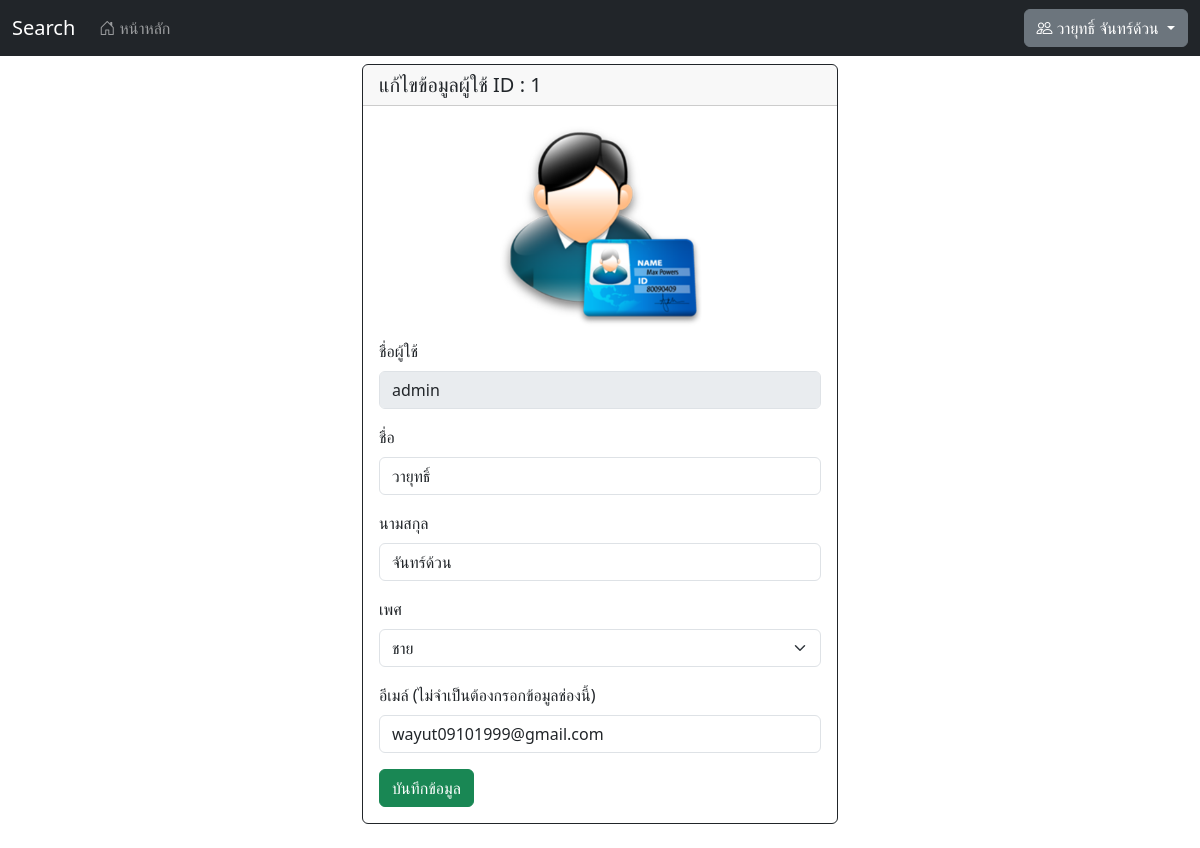
The page /profile_edit.php (signed in) on the database its author committed.
### tables this page shows
CREATE TABLE `tb_user` (
  `user_id` int(10) NOT NULL COMMENT 'ไอดีผู้ใช้',
  `user_username` varchar(30) NOT NULL COMMENT 'ชื่อผู้ใช้',
  `user_password` varchar(50) NOT NULL COMMENT 'รหัสผ่าน',
  `user_name` varchar(60) NOT NULL COMMENT 'ชื่อ',
  `user_surname` varchar(60) NOT NULL COMMENT 'นามสกุล',
  `user_sex` enum('ชาย','หญิง') NOT NULL COMMENT 'เพศ',
  `user_email` varchar(100) DEFAULT NULL COMMENT 'อีเมล์',
  `user_level` enum('member','admin') NOT NULL DEFAULT 'member' COMMENT 'ระดับผู้ใช้'
);

### connections/mysqli.php (called while the page is built, shortened)
<?php
  $hostname = "localhost";
  $username = "root";
  $password = "";
  $database = "search_db";
  $Connection = mysqli_connect($hostname, $username, $password, $database);
  mysqli_set_charset($Connection, "utf8");
  $title = "Search";
  if ($_SESSION != NULL) {
    $sql_tb_user = "SELECT * FROM tb_user WHERE user_username = '".$_SESSION['user_username']."'";
    $query_tb_user = mysqli_query($Connection,$sql_tb_user);
    $result_tb_user = mysqli_fetch_array($query_tb_user);
  }
?>

### profile_edit.php (the view, shortened to what this page needs)
<?php
require_once('connections/mysqli.php');
$sql = "SELECT * FROM tb_user WHERE user_username = '".$_SESSION['user_username']."'";
$query = mysqli_query($Connection,$sql);
$result = mysqli_fetch_array($query);
?>
<!DOCTYPE html>
<html lang="en">
<head>
  <link rel="stylesheet" href="assets/css/bootstrap.min.css">
  <link rel="stylesheet" href="assets/icons/bootstrap-icons.css">
</head>
<body class="default">
  <?php include 'includes/navbar.php';?>
  <div class="container-fluid">
    <div class="row justify-content-md-center">
      <div class="col-md-5 mb-4">
        <div class="card border-dark mt-2">
          <h5 class="card-header">แก้ไขข้อมูลผู้ใช้ ID : <?php echo $result[0]; ?></h5>
          <div class="card-body">
            <div class="row justify-content-md-center mb-2">
              <div class="col col-lg-6">
                <img src="images/register.png" style="width: 100%;">
              </div>
            </div>
            <form method="post">
              <div class="mb-3">
                <label class="form-label">ชื่อผู้ใช้</label>
                <input type="text" class="form-control" value="<?php echo $result[1];?>" disabled/>
              </div>
              <div class="mb-3">
                <label class="form-label">ชื่อ</label>
                <input type="text" class="form-control" name="user_name" value="<?php echo $result[3];?>" required/>
              </div>
              <div class="mb-3">
                <label class="form-label">นามสกุล</label>
                <input type="text" class="form-control" name="user_surname" value="<?php echo $result[4];?>" required/>
              </div>
              <div class="mb-3">
                <label class="form-label">เพศ</label>
                <select class="form-select" name="user_sex">
                  <option value="ชาย" <?php if ($result[5] == 'ชาย') {echo " selected";} ?>>ชาย</option>
                </select>
              </div>
              <div class="mb-3">
                <label class="form-label">อีเมล์ (ไม่จำเป็นต้องกรอกข้อมูลช่องนี้)</label>
                <input type="email" class="form-control" name="user_email" value="<?php echo $result[6];?>"/>
              </div>
              <button type="submit" class="btn btn-success" name="save">บันทึกข้อมูล</button>
            </form>
          </div>
        </div>
      </div>
    </div>
  </div>
</body>
</html>

### includes/navbar.php (shortened to what this page needs)
<nav class="navbar navbar-expand-lg navbar-dark bg-dark">
  <div class="container-fluid">
    <a class="navbar-brand" href="index.php"><?php echo $title; ?></a>
    <div class="collapse navbar-collapse" id="navbarSupportedContent">
      <ul class="navbar-nav me-auto mb-2 mb-lg-0">
        <li class="nav-item">
          <a class="nav-link" href="index.php"><i class="bi bi-house-door"></i> หน้าหลัก</a>
        </li>
      </ul>
      <div class="d-flex">
        <?php
        if ($_SESSION == NULL) {
          ?>
          <button class="btn btn-outline-primary" type="submit" onclick="window.location.href='login.php'">เข้าสู่ระบบ</button>
          <?php
        }else{
          ?>
          <div class="btn-group">
            <button type="button" class="btn btn-secondary dropdown-toggle" data-bs-toggle="dropdown" data-bs-display="static" aria-expanded="false"><?php echo "<i class='bi bi-people'></i> ".$result_tb_user[3].' '.$result_tb_user[4].' '; ?></button>
          </div>
          <?php
        }
        ?>
      </div>
    </div>
  </div>
</nav>

### rows shown on the page
tb_user: user_name "วายุทธิ์", user_surname "จันทร์ด้วน", user_id "1", user_username "admin", user_sex "ชาย", user_email "wayut09101999@gmail.com"

### other values the page prints
$title "Search"
